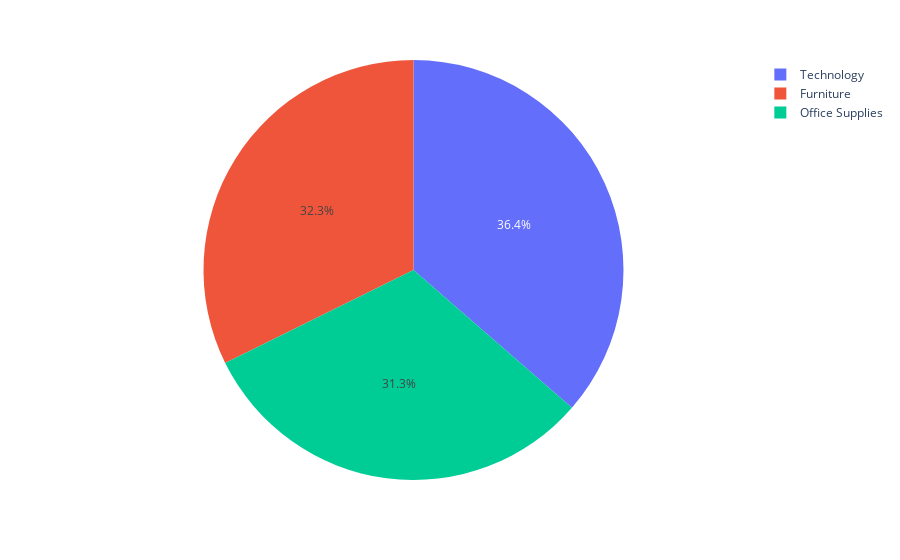

Write notebook code for a chart like this one.
### Code cell
px.pie(df, names="Category", values="Sales w/o VAT")

### Figure 1 — Plotly figure (JSON) as saved in the notebook; plotly's stock layout.template omitted (floating-point values rounded to 4 significant figures; data arrays with more than 128 entries replaced by an {"elided": "..."} marker saying what was removed)
{"data": [{"domain": {"x": [0, 1], "y": [0, 1]}, "hovertemplate": "Category=%{label}<br>Sales w/o VAT=%{value}<extra></extra>", "labels": {"elided": "9994 str values"}, "legendgroup": "", "name": "", "showlegend": true, "type": "pie", "values": {"elided": "9994 float values"}}], "layout": {"legend": {"tracegroupgap": 0}, "margin": {"t": 60}}}
